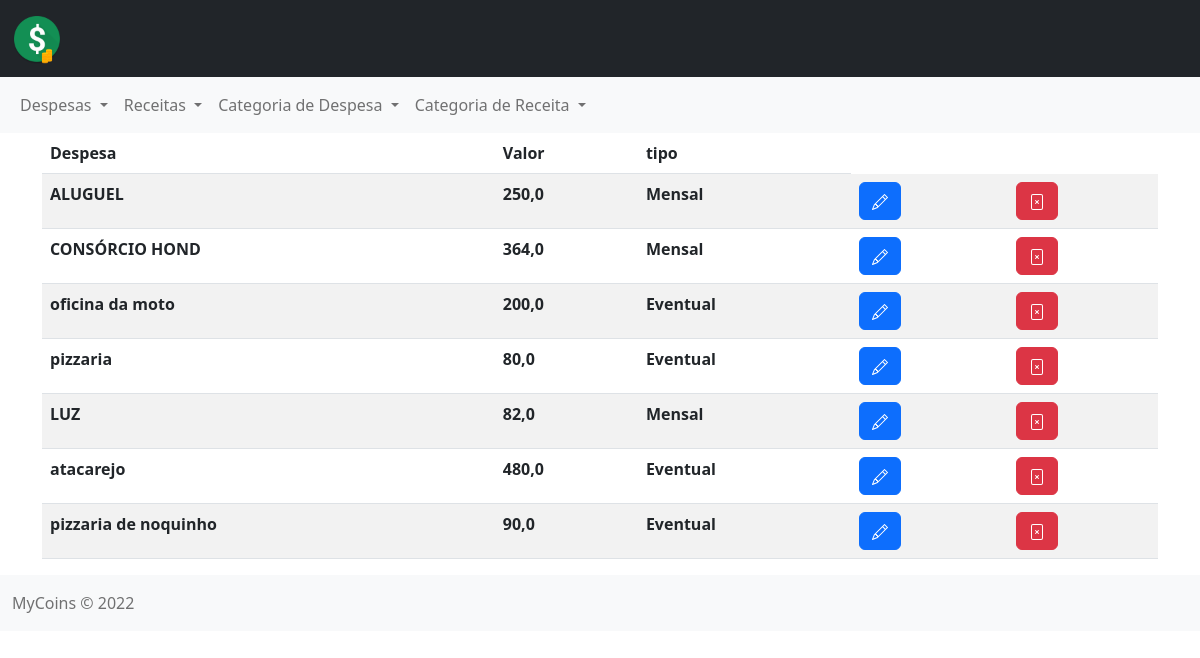
/all/, run on an earlier commit of the app's database.
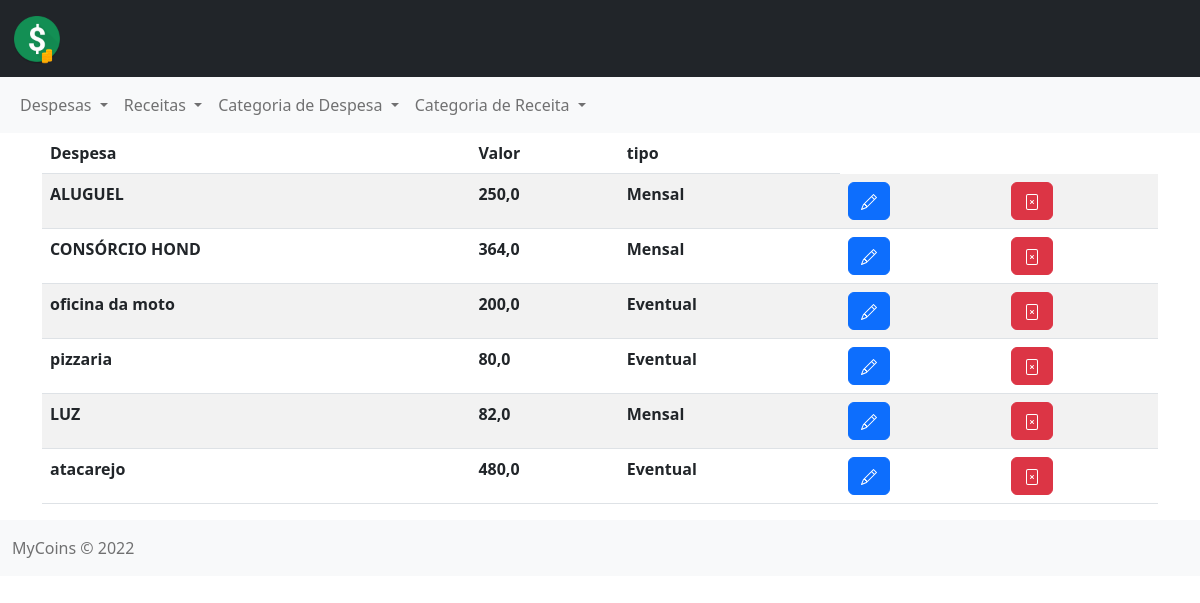
And on a later commit of the database.
### despesas/models.py (models this page shows, shortened)
class Despesas(models.Model):
    tipo = (
        ('1', 'mensal'),
        ('2', 'eventual'),
    )
    name = models.CharField(max_length=255)
    value  = models.FloatField()
    tipoDespesas = models.CharField(
        max_length=1,
        choices=tipo,
    )
    create = models.DateTimeField(auto_now_add=True)
    update = models.DateTimeField(auto_now = True)
    categoria = models.ForeignKey(CategoriaDespesa, on_delete=models.CASCADE)
    data = models.DateTimeField(null=True)

### despesas/views.py (the view)
# urls.py: path('all/',views.allDespesas, name='allDespesas'),
def allDespesas(request):
    despesas = Despesas.objects.all()
    return render(request, 'despesas/despesas.html',{'despesas':despesas})

### despesas/templates/despesas/despesas.html (shortened to what this page needs)
{% extends 'base.html' %}
{% block content %}
<div class="container">
  <table class="table table-striped">
    <thead>
        <tr>
          <th scope="col">Despesa</th>
          <th scope="col">Valor</th>
          <th scope="col">tipo</th>
        </tr>
      </thead>
      <tbody>
        {% for despesa in despesas %}
        <tr>
            <th>{{despesa.name}}</th>
            <th>{{despesa.value}}</th>
                {% if despesa.tipoDespesas == '1' %}
                <th>Mensal</th>
                {% endif %}
                {% if despesa.tipoDespesas == '2' %}
                <th>Eventual</th>
                {% endif %}
            <td>
                <div class="row justify-content-center">
                    <div class="col">
                        <a href="/edit/{{despesa.id}}"><button type="button" class="btn btn-primary"></button></a>
                    </div>
                    <div class="col">
                        <a href="/delete/{{despesa.id}}"><button type="button" class="btn btn-danger"></button></a>
                    </div>
                </div>
            </td>
        </tr>
        {% endfor %}
      </tbody>
</table>
</div>
{% endblock %}

### despesas/templates/base.html (shortened to what this page needs)
{% load static %}
<!DOCTYPE html>
<html lang="en">
<head>
    <link rel="stylesheet" href="{% static '/style/style.css' %}">
    <link href="https://cdn.jsdelivr.net/npm/bootstrap@5.2.3/dist/css/bootstrap.min.css" rel="stylesheet">
</head>
<body>
    <nav class="navbar bg-dark">
        <div class="container-fluid">
          <a class="navbar-brand" href="/">
            <img src="{% static '/image/logo.png' %}" alt="Logo" width="50" height="50" class="d-inline-block align-text-top">
          </a>
        </div>
      </nav>
      <nav class="navbar navbar-expand-lg bg-light">
        <div class="container-fluid">
          <div class="collapse navbar-collapse" id="navbarNavDropdown">
            <ul class="navbar-nav">
              <li class="nav-item dropdown">
                <a class="nav-link dropdown-toggle" href="#" role="button" data-bs-toggle="dropdown" aria-expanded="false">
                  Despesas
                </a>
              </li>
              <li class="nav-item dropdown">
                <a class="nav-link dropdown-toggle" href="#" role="button" data-bs-toggle="dropdown" aria-expanded="false">
                  Receitas
                </a>
              </li>
              <li class="nav-item dropdown">
                <a class="nav-link dropdown-toggle" href="#" role="button" data-bs-toggle="dropdown" aria-expanded="false">
                 Categoria de Despesa
                </a>
              </li>
              <li class="nav-item dropdown">
                <a class="nav-link dropdown-toggle" href="#" role="button" data-bs-toggle="dropdown" aria-expanded="false">
                 Categoria de Receita
                </a>
              </li>
            </ul>
          </div>
        </div>
      </nav>
    {% block content %}
    {% endblock %}
    <footer>
      <nav class="navbar navbar-light bg-light">
        <div class="container-fluid">
          <span class="navbar-text">
            <span class="sr-only">MyCoins &copy; 2022</span>
          </span>
        </div>
      </nav>
    </footer>
</body>
</html>

### despesas/static/style/style.css (style rules this page uses)
body { background-color: black; }
footer { background-color: #333; }

What changed in the data, as far as the page shows it:
removed Despesas: name "pizzaria de noquinho", value "90,0", tipoDespesas "Eventual"
